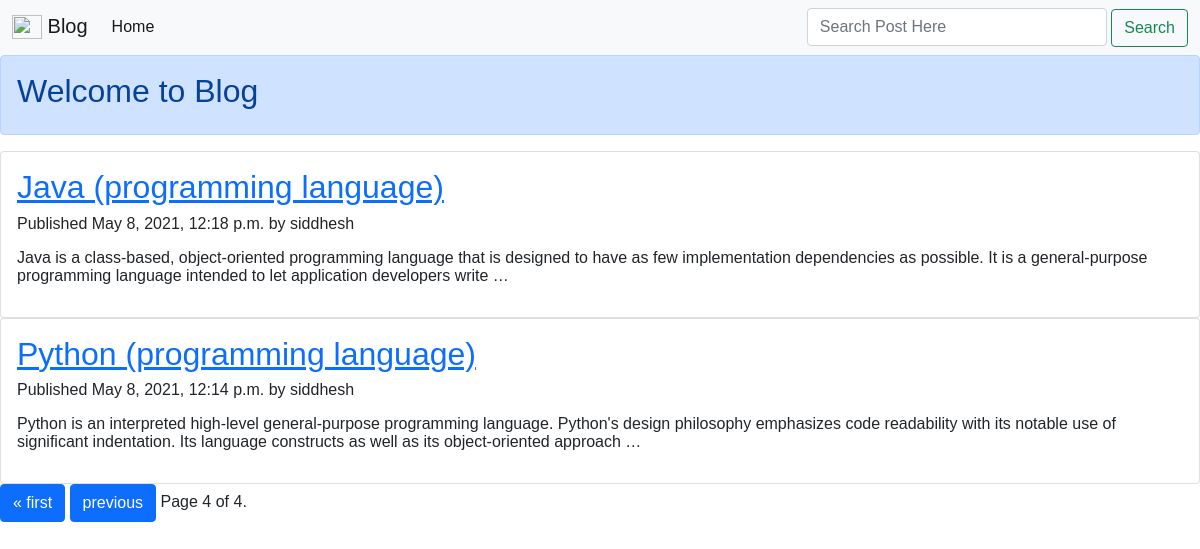
The page /blog/list/?page=4 on the database its author committed.
### blog/models.py (models this page shows, shortened)
class Post(models.Model):
    title = models.CharField(max_length=250)
    slug = models.SlugField(max_length=250, unique_for_date='publish')
    author = models.ForeignKey(User, on_delete=models.CASCADE, related_name='blog_posts')
    body = models.TextField()
    publish = models.DateTimeField(default=timezone.now)
    created = models.DateTimeField(auto_now_add=True)
    STATUS_CHOICES = (
        ('draft', 'Draft'),
        ('published', 'Published'),
    )
    status = models.CharField(max_length=10, choices=STATUS_CHOICES, default='draft')
    class Meta:
        ordering = ['-publish']
    def get_absolute_url(self):
        return reverse('blog:post_detail',  # see urls.py app_name = blog , name= post_details
                       args=[
                           self.publish.year,
                           self.publish.month,
                           self.publish.day,
                           self.slug
                       ])

### blog/views.py (the view, shortened to what this page needs)
# urls.py: path('list/', PostListView.as_view(), name='post_list'),
class PostListView(ListView, FormView):
    model = Post
    context_object_name = 'posts'
    template_name = 'list.html'
    paginate_by = 2  # pagination each page shows 2 posts
    form_class = SearchForm

### blog/form.py
class SearchForm(forms.Form):
    search=forms.CharField(widget=forms.TextInput(
        attrs={
            'class': 'form-control me-2',
            'placeholder': 'Search Post Here',
            'type' : "search" ,
            'aria-label':'Search'
        }
    ))

### templates/list.html (shortened to what this page needs)
{% extends 'base.html' %}
{% block nav_block %}
    <li class="nav-item">
        <a class="nav-link active" aria-current="page" href="{% url 'blog:post_list' %}">Home</a>
    </li>
{% endblock %}
{% block search_box %}
    <form autocomplete="off" method="POST">
        <div class="autocomplete" style="width:300px;">
            {{ form.search }}
        </div>
        <button class="btn btn-outline-success" type="submit">Search</button>
    </form>
{% endblock %}
{% block body_block %}
    {% for post in posts %}
        <div class="card">
            <div class="card-body">
                <h2><a href="{{ post.get_absolute_url }}">{{ post.title }}</a></h2>
                <p>Published {{ post.publish }} by {{ post.author }}</p>
                {{ post.body|truncatewords:30|linebreaks }}
            </div>
        </div>
    {% endfor %}
    {% include 'pagination.html' %}
{% endblock %}

### templates/list.html (style rules this page uses)
* { box-sizing: border-box; }
body { font: 16px Arial; }
.autocomplete { position: relative; display: inline-block; }
input { border: 1px solid transparent; background-color: #f1f1f1; padding: 10px; font-size: 16px; }

### rows shown on the page
Post: title "Java (programming language)", publish "May 8, 2021, 12:18 p.m.", author "siddhesh", body "Java is a class-based, object-oriented programming language that is designed to have as few implementation dependencies as possible. It is a general-purpose programming language intended to let application developers write …"
Post: title "Python (programming language)", publish "May 8, 2021, 12:14 p.m.", author "siddhesh", body "Python is an interpreted high-level general-purpose programming language. Python's design philosophy emphasizes code readability with its notable use of significant indentation. Its language constructs as well as its object-oriented approach …"

### other values the page prints
{{ page_obj.number }} "4"
{{ page_obj.paginator.num_pages }} "4"
